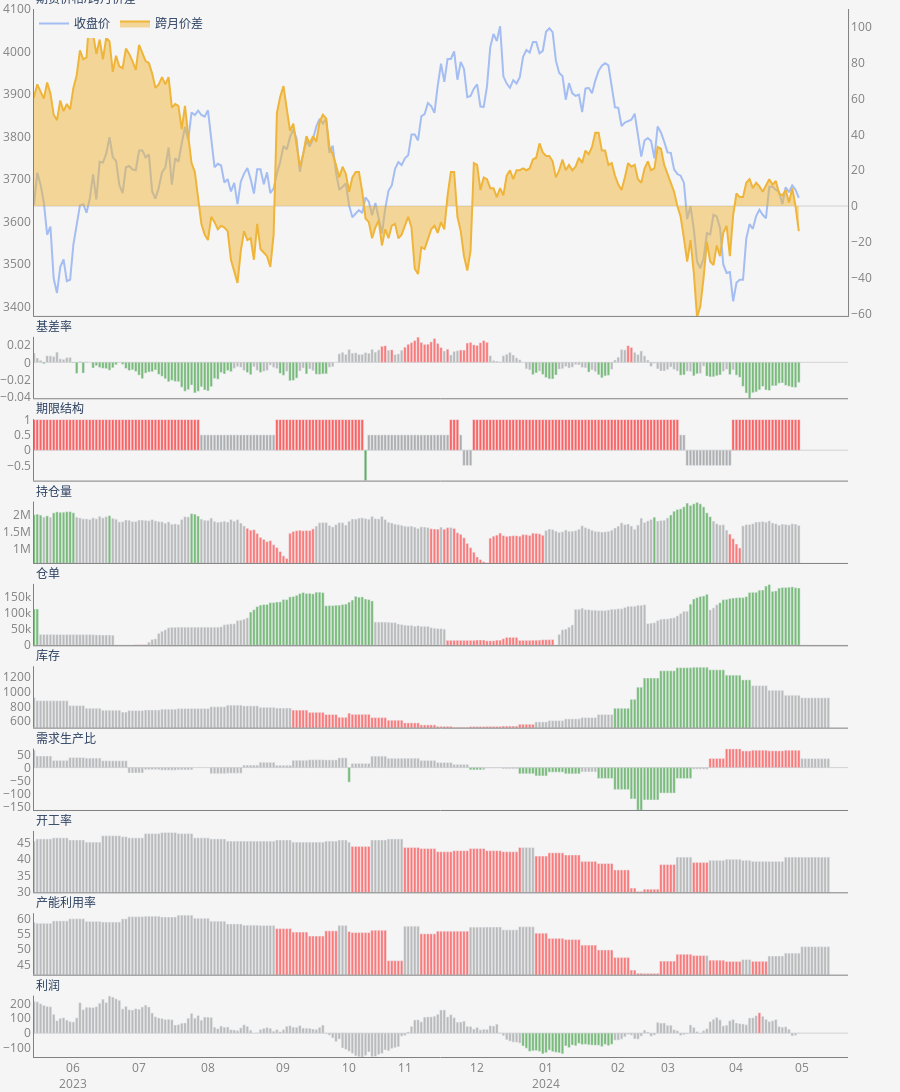

Write notebook code for a chart like this one.
### Code cell
import modules.chart as chart
profiler = cProfile.Profile()
profiler.enable()

chart_manager = chart.ChartManager(rb)
chart_manager.load_indicators()
chart_manager.calculate_indicators()
chart_manager.plot()
chart_manager.update_figure()
chart_manager.main_figure.show()

profiler.disable()
stats = pstats.Stats(profiler).sort_stats('cumtime')
stats.print_stats(r'e:\\Document\\Project\\futures_nexus\\')
profiler.clear()

### Figure 1 — Plotly figure (JSON) as saved in the notebook; plotly's stock layout.template omitted (floating-point values rounded to 4 significant figures; data arrays with more than 128 entries replaced by an {"elided": "..."} marker saying what was removed)
{"data": [{"fill": "none", "line": {"color": "rgb(84,134,240)"}, "mode": "lines", "name": "收盘价", "opacity": 0.5, "showlegend": true, "type": "scatter", "x": {"elided": "500 str values"}, "xaxis": "x", "y": {"elided": "500 int values"}, "yaxis": "y"}, {"fill": "tozeroy", "line": {"color": "rgb(239,181,59)"}, "mode": "lines", "name": "跨月价差", "opacity": 0.5, "showlegend": true, "type": "scatter", "x": {"elided": "500 str values"}, "xaxis": "x", "y": {"elided": "500 int values"}, "yaxis": "y2"}, {"marker": {"color": {"elided": "500 str values"}, "opacity": 0.5}, "name": "基差率", "showlegend": false, "type": "bar", "x": {"elided": "500 str values"}, "xaxis": "x2", "y": {"elided": "500 float values"}, "yaxis": "y3"}, {"marker": {"color": {"elided": "500 str values"}, "opacity": 0.6}, "name": "期限结构", "showlegend": false, "type": "bar", "x": {"elided": "500 str values"}, "xaxis": "x3", "y": {"elided": "500 float values"}, "yaxis": "y5"}, {"marker": {"color": {"elided": "500 str values"}, "opacity": 0.5}, "name": "持仓量", "showlegend": false, "type": "bar", "x": {"elided": "500 str values"}, "xaxis": "x4", "y": {"elided": "500 int values"}, "yaxis": "y7"}, {"marker": {"color": {"elided": "500 str values"}, "opacity": 0.5}, "name": "仓单", "showlegend": false, "type": "bar", "x": {"elided": "500 str values"}, "xaxis": "x5", "y": {"elided": "500 int values"}, "yaxis": "y9"}, {"marker": {"color": {"elided": "500 str values"}, "opacity": 0.5}, "name": "库存", "showlegend": false, "type": "bar", "x": {"elided": "500 str values"}, "xaxis": "x6", "y": {"elided": "500 float values"}, "yaxis": "y11"}, {"marker": {"color": {"elided": "500 str values"}, "opacity": 0.5}, "name": "需求生产比", "showlegend": false, "type": "bar", "x": {"elided": "500 str values"}, "xaxis": "x7", "y": {"elided": "500 float values"}, "yaxis": "y13"}, {"marker": {"color": {"elided": "500 str values"}, "opacity": 0.5}, "name": "开工率", "showlegend": false, "type": "bar", "x": {"elided": "500 str values"}, "xaxis": "x8", "y": {"elided": "500 float values"}, "yaxis": "y15"}, {"marker": {"color": {"elided": "500 str values"}, "opacity": 0.5}, "name": "产能利用率", "showlegend": false, "type": "bar", "x": {"elided": "500 str values"}, "xaxis": "x9", "y": {"elided": "500 float values"}, "yaxis": "y17"}, {"marker": {"color": {"elided": "324 str values"}, "opacity": 0.5}, "name": "利润", "showlegend": false, "type": "bar", "x": {"elided": "324 str values"}, "xaxis": "x10", "y": {"elided": "324 float values"}, "yaxis": "y19"}], "layout": {"annotations": [{"font": {"size": 12}, "showarrow": false, "text": "期货价格/跨月价差", "x": 0, "xanchor": "left", "xref": "paper", "y": 1.0, "yanchor": "bottom", "yref": "paper"}, {"font": {"size": 12}, "showarrow": false, "text": "基差率", "x": 0, "xanchor": "left", "xref": "paper", "y": 0.6871, "yanchor": "bottom", "yref": "paper"}, {"font": {"size": 12}, "showarrow": false, "text": "期限结构", "x": 0, "xanchor": "left", "xref": "paper", "y": 0.6086, "yanchor": "bottom", "yref": "paper"}, {"font": {"size": 12}, "showarrow": false, "text": "持仓量", "x": 0, "xanchor": "left", "xref": "paper", "y": 0.53, "yanchor": "bottom", "yref": "paper"}, {"font": {"size": 12}, "showarrow": false, "text": "仓单", "x": 0, "xanchor": "left", "xref": "paper", "y": 0.4514, "yanchor": "bottom", "yref": "paper"}, {"font": {"size": 12}, "showarrow": false, "text": "库存", "x": 0, "xanchor": "left", "xref": "paper", "y": 0.3729, "yanchor": "bottom", "yref": "paper"}, {"font": {"size": 12}, "showarrow": false, "text": "需求生产比", "x": 0, "xanchor": "left", "xref": "paper", "y": 0.2943, "yanchor": "bottom", "yref": "paper"}, {"font": {"size": 12}, "showarrow": false, "text": "开工率", "x": 0, "xanchor": "left", "xref": "paper", "y": 0.2157, "yanchor": "bottom", "yref": "paper"}, {"font": {"size": 12}, "showarrow": false, "text": "产能利用率", "x": 0, "xanchor": "left", "xref": "paper", "y": 0.1371, "yanchor": "bottom", "yref": "paper"}, {"font": {"size": 12}, "showarrow": false, "text": "利润", "x": 0, "xanchor": "left", "xref": "paper", "y": 0.05857, "yanchor": "bottom", "yref": "paper"}], "autosize": true, "height": 1200, "hovermode": "x unified", "legend": {"orientation": "h", "x": 0, "xanchor": "left", "y": 1, "yanchor": "top"}, "margin": {"b": 0, "l": 0, "r": 0, "t": 0}, "paper_bgcolor": "#f5f5f5", "plot_bgcolor": "#f5f5f5", "xaxis": {"anchor": "y", "domain": [0, 0.94], "dtick": "M1", "linecolor": "gray", "matches": "x10", "range": ["2023-05-16", "2024-05-15"], "rangebreaks": [{"values": {"elided": "1629 str values"}}], "showgrid": false, "showticklabels": false, "tickfont": {"color": "gray"}, "tickformat": "%m\n%Y", "ticklabelmode": "instant", "zeroline": true}, "xaxis10": {"anchor": "y19", "domain": [0, 0.94], "dtick": "M1", "linecolor": "gray", "range": ["2023-05-16", "2024-05-15"], "rangebreaks": [{"values": {"elided": "1629 str values"}}], "showgrid": false, "tickfont": {"color": "gray"}, "tickformat": "%m\n%Y", "ticklabelmode": "instant", "zeroline": true}, "xaxis2": {"anchor": "y3", "domain": [0, 0.94], "dtick": "M1", "linecolor": "gray", "matches": "x10", "range": ["2023-05-16", "2024-05-15"], "rangebreaks": [{"values": {"elided": "1629 str values"}}], "showgrid": false, "showticklabels": false, "tickfont": {"color": "gray"}, "tickformat": "%m\n%Y", "ticklabelmode": "instant", "zeroline": true}, "xaxis3": {"anchor": "y5", "domain": [0, 0.94], "dtick": "M1", "linecolor": "gray", "matches": "x10", "range": ["2023-05-16", "2024-05-15"], "rangebreaks": [{"values": {"elided": "1629 str values"}}], "showgrid": false, "showticklabels": false, "tickfont": {"color": "gray"}, "tickformat": "%m\n%Y", "ticklabelmode": "instant", "zeroline": true}, "xaxis4": {"anchor": "y7", "domain": [0, 0.94], "dtick": "M1", "linecolor": "gray", "matches": "x10", "range": ["2023-05-16", "2024-05-15"], "rangebreaks": [{"values": {"elided": "1629 str values"}}], "showgrid": false, "showticklabels": false, "tickfont": {"color": "gray"}, "tickformat": "%m\n%Y", "ticklabelmode": "instant", "zeroline": true}, "xaxis5": {"anchor": "y9", "domain": [0, 0.94], "dtick": "M1", "linecolor": "gray", "matches": "x10", "range": ["2023-05-16", "2024-05-15"], "rangebreaks": [{"values": {"elided": "1629 str values"}}], "showgrid": false, "showticklabels": false, "tickfont": {"color": "gray"}, "tickformat": "%m\n%Y", "ticklabelmode": "instant", "zeroline": true}, "xaxis6": {"anchor": "y11", "domain": [0, 0.94], "dtick": "M1", "linecolor": "gray", "matches": "x10", "range": ["2023-05-16", "2024-05-15"], "rangebreaks": [{"values": {"elided": "1629 str values"}}], "showgrid": false, "showticklabels": false, "tickfont": {"color": "gray"}, "tickformat": "%m\n%Y", "ticklabelmode": "instant", "zeroline": true}, "xaxis7": {"anchor": "y13", "domain": [0, 0.94], "dtick": "M1", "linecolor": "gray", "matches": "x10", "range": ["2023-05-16", "2024-05-15"], "rangebreaks": [{"values": {"elided": "1629 str values"}}], "showgrid": false, "showticklabels": false, "tickfont": {"color": "gray"}, "tickformat": "%m\n%Y", "ticklabelmode": "instant", "zeroline": true}, "xaxis8": {"anchor": "y15", "domain": [0, 0.94], "dtick": "M1", "linecolor": "gray", "matches": "x10", "range": ["2023-05-16", "2024-05-15"], "rangebreaks": [{"values": {"elided": "1629 str values"}}], "showgrid": false, "showticklabels": false, "tickfont": {"color": "gray"}, "tickformat": "%m\n%Y", "ticklabelmode": "instant", "zeroline": true}, "xaxis9": {"anchor": "y17", "domain": [0, 0.94], "dtick": "M1", "linecolor": "gray", "matches": "x10", "range": ["2023-05-16", "2024-05-15"], "rangebreaks": [{"values": {"elided": "1629 str values"}}], "showgrid": false, "showticklabels": false, "tickfont": {"color": "gray"}, "tickformat": "%m\n%Y", "ticklabelmode": "instant", "zeroline": true}, "yaxis": {"anchor": "x", "domain": [0.7071, 1.0], "linecolor": "gray", "range": [3378.0, 4101.0], "showgrid": false, "tickfont": {"color": "gray"}, "zerolinecolor": "LightGray", "zerolinewidth": 1}, "yaxis10": {"anchor": "x5", "linecolor": "gray", "overlaying": "y9", "range": [0, 188100.0], "showgrid": false, "side": "right", "tickfont": {"color": "gray"}, "zerolinecolor": "LightGray", "zerolinewidth": 1}, "yaxis11": {"anchor": "x6", "domain": [0.3143, 0.3729], "linecolor": "gray", "range": [514.6, 1338.0], "showgrid": false, "tickfont": {"color": "gray"}, "zerolinecolor": "LightGray", "zerolinewidth": 1}, "yaxis12": {"anchor": "x6", "linecolor": "gray", "overlaying": "y11", "range": [514.6, 1338.0], "showgrid": false, "side": "right", "tickfont": {"color": "gray"}, "zerolinecolor": "LightGray", "zerolinewidth": 1}, "yaxis13": {"anchor": "x7", "domain": [0.2357, 0.2943], "linecolor": "gray", "range": [-161.2, 72.24], "showgrid": false, "tickfont": {"color": "gray"}, "zerolinecolor": "LightGray", "zerolinewidth": 1}, "yaxis14": {"anchor": "x7", "linecolor": "gray", "overlaying": "y13", "range": [-161.2, 72.24], "showgrid": false, "side": "right", "tickfont": {"color": "gray"}, "zerolinecolor": "LightGray", "zerolinewidth": 1}, "yaxis15": {"anchor": "x8", "domain": [0.1571, 0.2157], "linecolor": "gray", "range": [29.86, 48.68], "showgrid": false, "tickfont": {"color": "gray"}, "zerolinecolor": "LightGray", "zerolinewidth": 1}, "yaxis16": {"anchor": "x8", "linecolor": "gray", "overlaying": "y15", "range": [29.86, 48.68], "showgrid": false, "side": "right", "tickfont": {"color": "gray"}, "zerolinecolor": "LightGray", "zerolinewidth": 1}, "yaxis17": {"anchor": "x9", "domain": [0.07857, 0.1371], "linecolor": "gray", "range": [41.66, 61.73], "showgrid": false, "tickfont": {"color": "gray"}, "zerolinecolor": "LightGray", "zerolinewidth": 1}, "yaxis18": {"anchor": "x9", "linecolor": "gray", "overlaying": "y17", "range": [41.66, 61.73], "showgrid": false, "side": "right", "tickfont": {"color": "gray"}, "zerolinecolor": "LightGray", "zerolinewidth": 1}, "yaxis19": {"anchor": "x10", "domain": [0, 0.05857], "linecolor": "gray", "range": [-160.2, 252.1], "showgrid": false, "tickfont": {"color": "gray"}, "zerolinecolor": "LightGray", "zerolinewidth": 1}, "yaxis2": {"anchor": "x", "linecolor": "gray", "overlaying": "y", "range": [-61.38, 110.1], "showgrid": false, "side": "right", "tickfont": {"color": "gray"}, "zerolinecolor": "LightGray", "zerolinewidth": 1}, "yaxis20": {"anchor": "x10", "linecolor": "gray", "overlaying": "y19", "range": [-160.2, 252.1], "showgrid": false, "side": "right", "tickfont": {"color": "gray"}, "zerolinecolor": "LightGray", "zerolinewidth": 1}, "yaxis3": {"anchor": "x2", "domain": [0.6286, 0.6871], "linecolor": "gray", "range": [-0.04154, 0.0294], "showgrid": false, "tickfont": {"color": "gray"}, "zerolinecolor": "LightGray", "zerolinewidth": 1}, "yaxis4": {"anchor": "x2", "linecolor": "gray", "overlaying": "y3", "range": [-0.04154, 0.0294], "showgrid": false, "side": "right", "tickfont": {"color": "gray"}, "zerolinecolor": "LightGray", "zerolinewidth": 1}, "yaxis5": {"anchor": "x3", "domain": [0.55, 0.6086], "linecolor": "gray", "range": [-0.99, 1.01], "showgrid": false, "tickfont": {"color": "gray"}, "zerolinecolor": "LightGray", "zerolinewidth": 1}, "yaxis6": {"anchor": "x3", "linecolor": "gray", "overlaying": "y5", "range": [-0.99, 1.01], "showgrid": false, "side": "right", "tickfont": {"color": "gray"}, "zerolinecolor": "LightGray", "zerolinewidth": 1}, "yaxis7": {"anchor": "x4", "domain": [0.4714, 0.53], "linecolor": "gray", "range": [586100.0, 2389000.0], "showgrid": false, "tickfont": {"color": "gray"}, "zerolinecolor": "LightGray", "zerolinewidth": 1}, "yaxis8": {"anchor": "x4", "linecolor": "gray", "overlaying": "y7", "range": [586100.0, 2389000.0], "showgrid": false, "side": "right", "tickfont": {"color": "gray"}, "zerolinecolor": "LightGray", "zerolinewidth": 1}, "yaxis9": {"anchor": "x5", "domain": [0.3929, 0.4514], "linecolor": "gray", "range": [0, 188100.0], "showgrid": false, "tickfont": {"color": "gray"}, "zerolinecolor": "LightGray", "zerolinewidth": 1}}}
